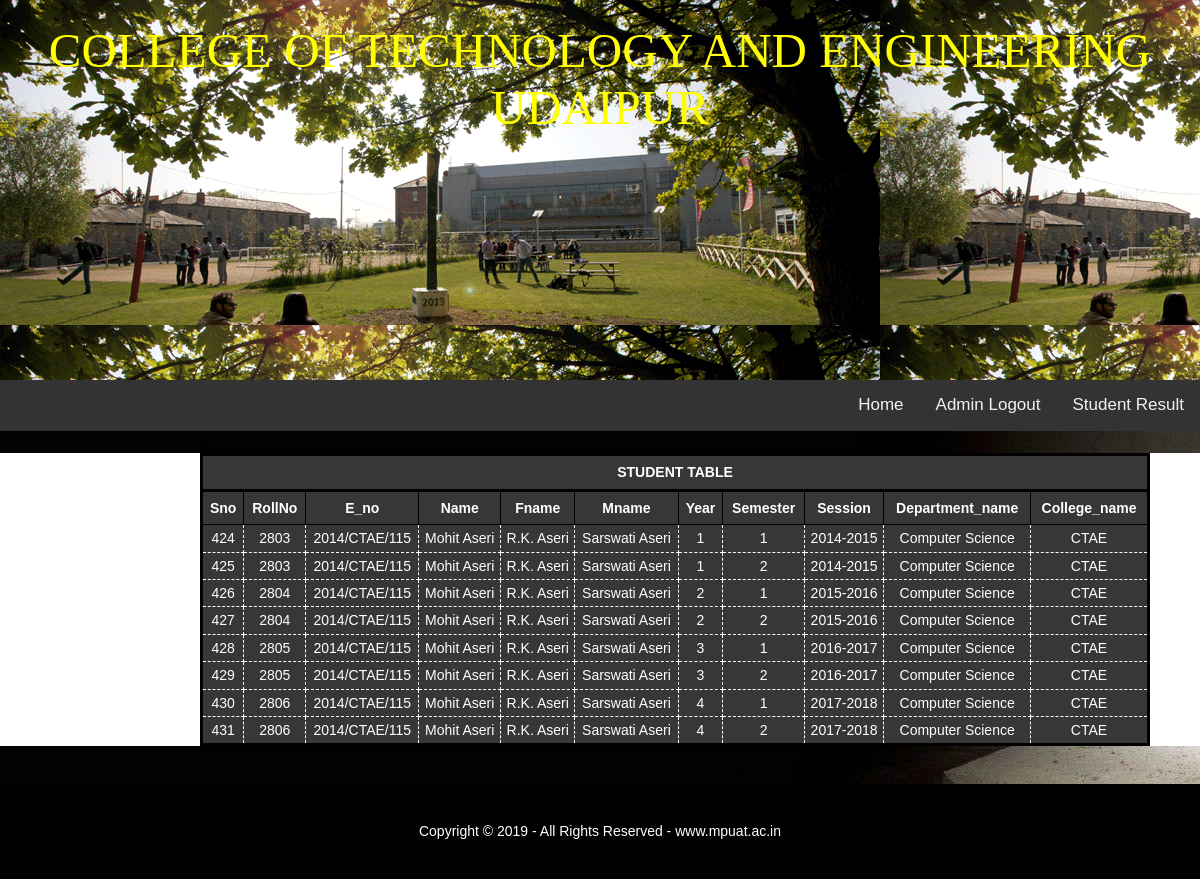
Page /student_table_show.php on the committed database.
### tables this page shows
CREATE TABLE IF NOT EXISTS `student` (
  `Sno` int(10) NOT NULL AUTO_INCREMENT,
  `RollNo` int(10) NOT NULL,
  `E_no` varchar(30) NOT NULL,
  `Name` varchar(30) NOT NULL,
  `Fname` varchar(30) DEFAULT NULL,
  `Mname` varchar(30) DEFAULT NULL,
  `Year` varchar(2) NOT NULL,
  `Semester` varchar(2) NOT NULL,
  `Session` varchar(30) NOT NULL,
  `Department_name` varchar(40) NOT NULL,
  `College_name` varchar(50) DEFAULT NULL,
  PRIMARY KEY (`RollNo`,`E_no`,`Name`,`Year`,`Semester`,`Session`,`Department_name`),
  UNIQUE KEY `Sno` (`Sno`)
);

### student_table_show.php (the view, shortened to what this page needs)
<!DOCTYPE html>
<html>
<head>
<link href="layout/styles/layout.css" rel="stylesheet" type="text/css" media="all">
</head>
<body background="images/kpll.jpg">
<div style="background-image: url(ch1.png)">
    <br>
     <h1 style="text-align:center;color:#FFFF00;font-size:350%"> <marquee direction=up; behavior=alternate> <center> COLLEGE OF TECHNOLOGY AND ENGINEERING UDAIPUR</center> </marquee></h1>
    <br><br><br><br><br><br><br><br><br><br>
</div>
      <div class="topnav">
        <a href="student_login.php">Student Result</a>
         <a href="admin_login.php"> Admin Logout</a>
        <a href="index.php">Home</a>
      </div>
<br>
<div class="wrapper row3">
<?php
$table="student";
echo "<!DOCTYPE html>
<html>
<head lang='en'>
    <meta charset='UTF-8'>
    <title>show database data</title>
	<style type='text/css'>
		#name
		{
			//border:2px red ridge;
			position:fixed;
			top:40px;
			left:350px;
			font-size:24px;
			color:blue;
		}
		#links
		{
			//border:2px red ridge;
			position:fixed;
			top:150px;
			left:400px;
			font-size:20px;
		}
		th, td {		font-weight:normal;
							border: 1px dashed white;
							border-collapse: collapse;
						}
		th, td {
					padding: 2px;
				}
		#tr1 {
					font-weight:bold;
							border: 1px solid black;
							border-collapse: collapse;
					padding: 5px;
				}
		#tr2 {
					font-weight:bold;
							border: 3px solid black;
							border-collapse: collapse;
					padding: 5px;
				}
		#show
		{
			//border:2px red ridge;
			position:absolute;
			top:250px;
			left:40px;
			//font-size:23px;
			//height:400px;
			width:90%;
		}
	</style>
</head>
<body>
";
echo "<table style='width:950px; border:3px solid  black; margin-left:200px; text-align:center; border-collapse: collapse;'>";
echo " <tr id='tr2'>";
echo "<th id='tr2' colspan='11' align='center'>STUDENT TABLE</th>";
echo "</tr>";
$f=mysql_query("desc student");
echo "<tr id='tr1'>";
while($pr=mysql_fetch_array($f))
	{
		echo "<th id='tr1'>".$pr[0]."</th>";
	}
echo "</tr >";
$stu=mysql_query("select * from $table order by RollNo");
while($p=mysql_fetch_array($stu))
{
echo "<tr >";
for($i=0;$i<11;$i++)
{echo "<th>".$p[$i]."</th>";}
echo "</tr>";
}
echo "</table>";
print "</div>
</body> </html>";
?>
<footer style="background-color:black">
  <br>
    <p style="text-align:center;color:white">Copyright &copy; 2019 - All Rights Reserved - <a href="#" style="color:#FFFFFF;">www.mpuat.ac.in</a></p>
<br>
</footer>
</body>
</html>

### layout/styles/layout.css (style rules this page uses)
*, *::before, *::after { transition:all .3s ease-in-out; }
table, th, td { border:1px solid; border-collapse:collapse; vertical-align:top; }
table, th { table-layout:auto; }
table { width:100%; margin-bottom:15px; }
th, td { padding:5px 8px; }
body { color:#FFFFFF; background-color:#1D1D1D; }
a { color:#56AED4; }
.row3 { color:#797979; background-color:#FFFFFF; }
table, th, td, #comments .avatar, #comments input, #comments textarea { border-color:#D7D7D7; }
th { color:#FFFFFF; background-color:#373737; }
tr, #comments li, #comments input[type="submit"], #comments input[type="reset"] { color:inherit; background-color:#FBFBFB; }
tr:nth-child(even), #comments li:nth-child(even) { color:inherit; background-color:#F7F7F7; }

### layout/styles/framework.css (style rules this page uses)
html { overflow-y:scroll; overflow-x:hidden; }
html, body { margin:0; padding:0; font-size:14px; line-height:1.6em; }
*, *::before, *::after { box-sizing:border-box; }
a { outline:none; text-decoration:none; }
body, input, textarea, select { font-family:Verdana, Geneva, sans-serif; }
h1, h2, h3, h4, h5, h6, .heading { font-family:Georgia, "Times New Roman", Times, serif; }
h1, h2, h3, h4, h5, h6, .heading { margin:0 0 20px 0; font-size:22px; line-height:normal; font-weight:normal; text-transform:uppercase; }
.wrapper { display:block; width:100%; margin:0; padding:0; text-align:left; word-wrap:break-word; }
address, article, aside, figcaption, figure, footer, header, main, nav, section { display:block; margin:0; padding:0; }

### student_table_show.php (style rules this page uses)
body { margin:0; }
.topnav { overflow: hidden; background-color: #333; }
.topnav a { float: right; display: block; color: #f2f2f2; text-align: center; padding: 14px 16px; text-decoration: none; font-size: 17px; }
* { box-sizing:border-box }
body { font-family: Verdana,sans-serif; }
th, td { font-weight:normal; border: 1px dashed white; border-collapse: collapse; }
th, td { padding: 2px; }
#tr1 { font-weight:bold; border: 1px solid black; border-collapse: collapse; padding: 5px; }
#tr2 { font-weight:bold; border: 3px solid black; border-collapse: collapse; padding: 5px; }

### rows in the picture
student: Sno "424", RollNo "2803", E_no "2014/CTAE/115", Name "Mohit Aseri", Fname "R.K. Aseri", Mname "Sarswati Aseri", Year "1", Semester "1", Session "2014-2015", Department_name "Computer Science", College_name "CTAE"
student: Sno "425", RollNo "2803", E_no "2014/CTAE/115", Name "Mohit Aseri", Fname "R.K. Aseri", Mname "Sarswati Aseri", Year "1", Semester "2", Session "2014-2015", Department_name "Computer Science", College_name "CTAE"
student: Sno "426", RollNo "2804", E_no "2014/CTAE/115", Name "Mohit Aseri", Fname "R.K. Aseri", Mname "Sarswati Aseri", Year "2", Semester "1", Session "2015-2016", Department_name "Computer Science", College_name "CTAE"
student: Sno "427", RollNo "2804", E_no "2014/CTAE/115", Name "Mohit Aseri", Fname "R.K. Aseri", Mname "Sarswati Aseri", Year "2", Semester "2", Session "2015-2016", Department_name "Computer Science", College_name "CTAE"
student: Sno "428", RollNo "2805", E_no "2014/CTAE/115", Name "Mohit Aseri", Fname "R.K. Aseri", Mname "Sarswati Aseri", Year "3", Semester "1", Session "2016-2017", Department_name "Computer Science", College_name "CTAE"
student: Sno "429", RollNo "2805", E_no "2014/CTAE/115", Name "Mohit Aseri", Fname "R.K. Aseri", Mname "Sarswati Aseri", Year "3", Semester "2", Session "2016-2017", Department_name "Computer Science", College_name "CTAE"
student: Sno "430", RollNo "2806", E_no "2014/CTAE/115", Name "Mohit Aseri", Fname "R.K. Aseri", Mname "Sarswati Aseri", Year "4", Semester "1", Session "2017-2018", Department_name "Computer Science", College_name "CTAE"
student: Sno "431", RollNo "2806", E_no "2014/CTAE/115", Name "Mohit Aseri", Fname "R.K. Aseri", Mname "Sarswati Aseri", Year "4", Semester "2", Session "2017-2018", Department_name "Computer Science", College_name "CTAE"

### other values in the picture
$pr[0] "Sno"
$pr[0] "RollNo"
$pr[0] "E_no"
$pr[0] "Name"
$pr[0] "Fname"
$pr[0] "Mname"
$pr[0] "Year"
$pr[0] "Semester"
$pr[0] "Session"
$pr[0] "Department_name"
$pr[0] "College_name"
